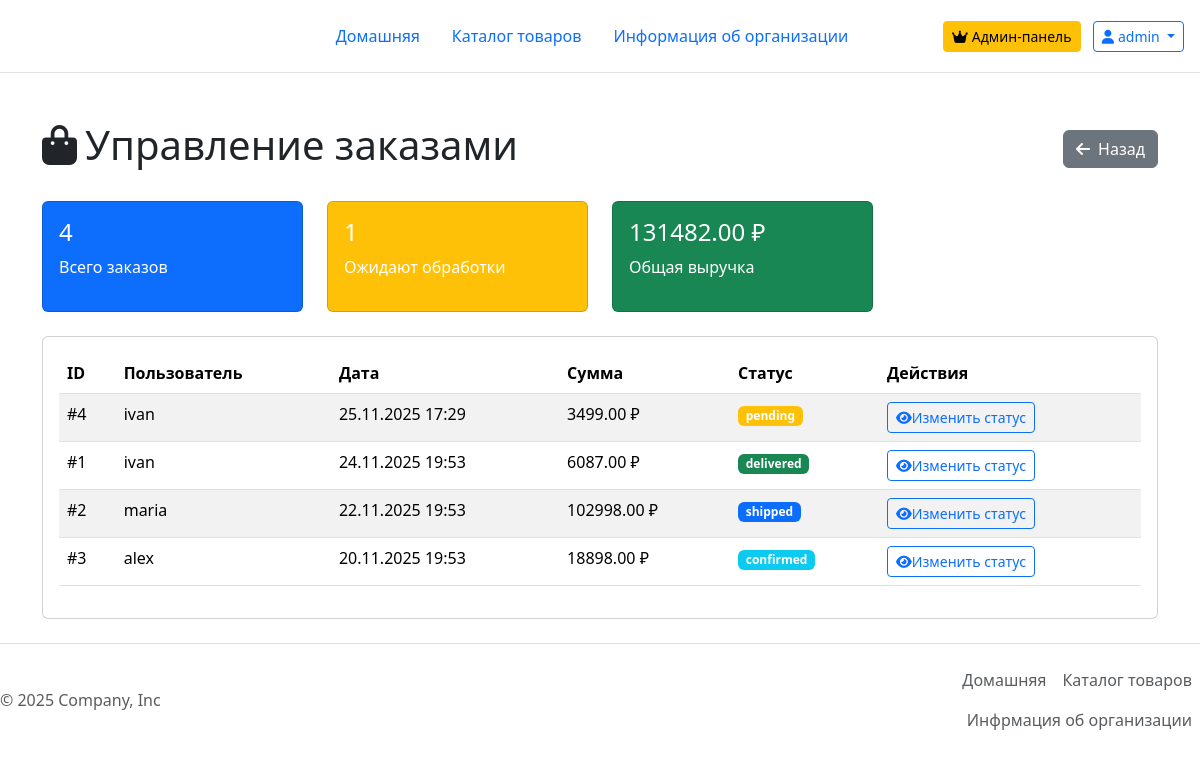
Page /admin/orders (signed in) on the committed database.
### models.py (models this page shows, shortened)
class User(UserMixin, db.Model):
    __tablename__ = 'user'
    id=db.Column(db.Integer(), primary_key=True)
    name = db.Column(db.String(100),default='')
    email = db.Column(db.String(100), nullable=False, unique=True)
    username=db.Column(db.String(50), nullable=False, unique=True)
    password_hash=db.Column(db.String(200), nullable=False, unique=True)
    is_admin = db.Column(db.Boolean, default=False)
    created_at = db.Column(db.DateTime, default=datetime.now)
    last_seen = db.Column(db.DateTime, default=datetime.now)
    google_id = db.Column(db.String(100), unique=True)
    cart_items=db.relationship('CartItem',backref='user',lazy=True,cascade='all,delete-orphan')

class Order(db.Model):
    id = db.Column(db.Integer, primary_key=True)
    user_id = db.Column(db.Integer, db.ForeignKey('user.id'), nullable=False)
    created_at = db.Column(db.DateTime, default=datetime.now)
    total_amount = db.Column(db.Float, nullable=False)
    status = db.Column(db.String(20), default='pending')  # pending, confirmed, shipped, delivered, cancelled
    shipping_address = db.Column(db.Text)
    phone = db.Column(db.String(20))
    email = db.Column(db.String(120))
    user = db.relationship('User', backref=db.backref('orders', lazy=True))
    items = db.relationship('OrderItem', backref='order', lazy=True, cascade='all, delete-orphan')

### app.py (the view)
@app.route('/admin/orders')
@admin_required
def admin_orders():
    orders = Order.query.order_by(Order.created_at.desc()).all()
    total_orders = Order.query.count()
    pending_orders = Order.query.filter_by(status='pending').count()
    total_revenue = db.session.query(db.func.sum(Order.total_amount)).scalar() or 0
    return render_template('admin/admin_orders.html',
                           orders=orders,
                           total_orders=total_orders,
                           pending_orders=pending_orders,
                           total_revenue=total_revenue)

### app.py (called while the page is built)
@login_manager.user_loader
def load_user(user_id):
    return User.query.get(int(user_id))

@app.before_request
def before_request():
    if current_user.is_authenticated:
        current_user.last_seen = datetime.now()
        db.session.commit()

def admin_required(f):
    from functools import wraps
    @wraps(f)
    def decorated_function(*args, **kwargs):
        if not current_user.is_authenticated or not current_user.is_admin:
            flash('Требуются права администратора','warning')
            return redirect(url_for('index'))
        return f(*args,**kwargs)
    return decorated_function

@app.context_processor
def utility_processor():
    return dict(time_ago=time_ago)

### templates/admin/admin_orders.html (shortened to what this page needs)
{% extends "base.html" %}
{% block content %}
<div class="container py-4">
    <div class="d-flex justify-content-between align-items-center mb-4">
        <h1><i class="fas fa-shopping-bag me-2"></i>Управление заказами</h1>
        <a href="{{ url_for('admin_dashboard') }}" class="btn btn-secondary">
            <i class="fas fa-arrow-left me-2"></i>Назад
        </a>
    </div>
    <div class="row mb-4">
        <div class="col-md-3">
            <div class="card text-white bg-primary">
                <div class="card-body">
                    <h4>{{ total_orders }}</h4>
                    <p>Всего заказов</p>
                </div>
            </div>
        </div>
        <div class="col-md-3">
            <div class="card text-white bg-warning">
                <div class="card-body">
                    <h4>{{ pending_orders }}</h4>
                    <p>Ожидают обработки</p>
                </div>
            </div>
        </div>
        <div class="col-md-3">
            <div class="card text-white bg-success">
                <div class="card-body">
                    <h4>{{ "%.2f"|format(total_revenue) }} ₽</h4>
                    <p>Общая выручка</p>
                </div>
            </div>
        </div>
    </div>
    <div class="card">
        <div class="card-body">
            {% if orders %}
            <div class="table-responsive">
                <table class="table table-striped">
                    <thead>
                        <tr>
                            <th>ID</th>
                            <th>Пользователь</th>
                            <th>Дата</th>
                            <th>Сумма</th>
                            <th>Статус</th>
                            <th>Действия</th>
                        </tr>
                    </thead>
                    <tbody>
                        {% for order in orders %}
                        <tr>
                            <td>#{{ order.id }}</td>
                            <td>{{ order.user.username }}</td>
                            <td>{{ order.created_at.strftime('%d.%m.%Y %H:%M') }}</td>
                            <td>{{ "%.2f"|format(order.total_amount) }} ₽</td>
                            <td>
                                <span class="badge
                                    {% if order.status == 'pending' %}bg-warning
                                    {% elif order.status == 'confirmed' %}bg-info
                                    {% elif order.status == 'shipped' %}bg-primary
                                    {% elif order.status == 'delivered' %}bg-success
                                    {% else %}bg-danger{% endif %}">
                                    {{ order.status }}
                                </span>
                            </td>
                            <td>
                                <a href="{{ url_for('admin_order_detail', order_id=order.id) }}"
                                   class="btn btn-sm btn-outline-primary">
                                    <i class="fas fa-eye"></i>Изменить статус
                                </a>
                            </td>
                        </tr>
                        {% endfor %}
                    </tbody>
                </table>
            </div>
            {% else %}
            <div class="text-center py-5">
                <i class="fas fa-shopping-bag fa-3x text-muted mb-3"></i>
                <h4>Заказов пока нет</h4>
            </div>
            {% endif %}
        </div>
    </div>
</div>
{% endblock %}

### templates/base.html (shortened to what this page needs)
<!DOCTYPE html>
<html lang="en">
<head>
    <link rel="stylesheet" href="{{ url_for('static', filename='CSS/bootstrap.min.css') }} ">
    <link rel="stylesheet" href="https://cdnjs.cloudflare.com/ajax/libs/font-awesome/6.4.0/css/all.min.css">
</head>
<body>
<div class="container1">
    <header class="d-flex flex-wrap align-items-center justify-content-center justify-content-md-between py-3 mb-4 border-bottom">
        <div class="col-md-3 mb-2 mb-md-0"><a href="/"
                                              class="d-inline-flex link-body-emphasis text-decoration-none">
            <svg class="bi" width="40" height="32" role="img" aria-label="Bootstrap">
                <use xlink:href="#bootstrap"></use>
            </svg>
        </a></div>
        <ul class="nav nav-pills col-12 col-md-auto mb-2 justify-content-center mb-md-0">
            <li class="nav-item">
                <a href="/index"
                   class="nav-link {{ 'active' if request.endpoint == 'index' else '' }}">
                    Домашняя
                </a>
            </li>
            <li class="nav-item">
                <a href="/catalog"
                   class="nav-link {{ 'active' if request.endpoint and 'catalog' in request.endpoint else '' }}">
                    Каталог товаров
                </a>
            </li>
            <li class="nav-item">
                <a href="/info"
                   class="nav-link {{ 'active' if request.endpoint == 'info' else '' }}">
                    Информация об организации
                </a>
            </li>
        </ul>
        <div class="col-md-3 text-end me-3">
            {% if current_user.is_authenticated %}
            {% if current_user.is_admin %}
            <a class="btn btn-warning btn-sm me-2" href="{{ url_for('admin_dashboard') }}">
                <i class="fas fa-crown me-1"></i>Админ-панель
            </a>
            {% endif %}
            <div class="btn-group">
                <button type="button" class="btn btn-outline-primary btn-sm dropdown-toggle" data-bs-toggle="dropdown">
                    <i class="fas fa-user me-1"></i>{{ current_user.username }}
                </button>
            </div>
            {% endif %}
        </div>
    </header>
</div>
{% block content %}{% endblock %}
<div class="container1">
    <footer class="d-flex justify-content-between align-items-center py-3  border-top footer"><p
            class="col-md-4 mb-0 text-body-secondary">© 2025 Company, Inc</p> <a href="/"
                                                                                 class="col-md-4 d-flex align-items-center justify-content-center mb-3 mb-md-0 me-md-auto link-body-emphasis text-decoration-none"
                                                                                 aria-label="Bootstrap">
        <svg class="bi me-2" width="40" height="32" aria-hidden="true">
            <use xlink:href="#bootstrap"></use>
        </svg>
    </a>
        <ul class="nav col-md-4 justify-content-end">
            <li class="nav-item"><a href="/index" class="nav-link px-2 text-body-secondary">Домашняя</a></li>
            <li class="nav-item"><a href="/catalog" class="nav-link px-2 text-body-secondary">Каталог товаров</a></li>
            <li class="nav-item"><a href="/info" class="nav-link px-2 text-body-secondary">Инфрмация об организации</a>
            </li>
        </ul>
    </footer>
</div>
</body>
</html>

### rows in the picture
User: username "admin"
Order: id "4", user.username "ivan", created_at "25.11.2025 17:29", total_amount "3499.00", status "pending"
Order: id "1", user.username "ivan", created_at "24.11.2025 19:53", total_amount "6087.00", status "delivered"
Order: id "2", user.username "maria", created_at "22.11.2025 19:53", total_amount "102998.00", status "shipped"
Order: id "3", user.username "alex", created_at "20.11.2025 19:53", total_amount "18898.00", status "confirmed"

### other values in the picture
{{ total_orders }} "4"
{{ pending_orders }} "1"
{{ "%.2f"|format(total_revenue) }} "131482.00"
